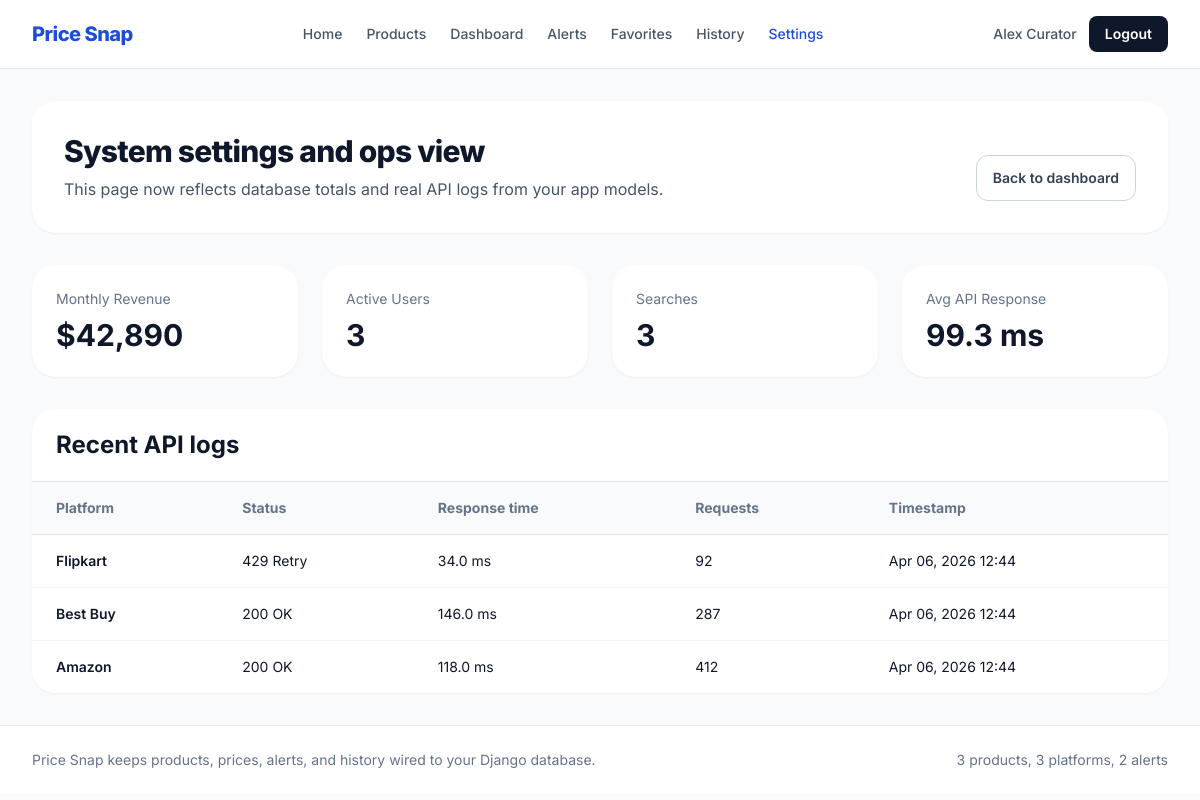
/settings/ (signed in), run on the app's committed database.
### pricesnap/models.py (models this page shows, shortened)
class User(models.Model):
    ROLE_CHOICES = (
        ('user', 'User'),
        ('admin', 'Admin'),
    )
    SUBSCRIPTION_CHOICES = (
        ('Free', 'Free'),
        ('Premium', 'Premium'),
    )
    user_id = models.UUIDField(primary_key=True, default=uuid.uuid4, editable=False)
    name = models.CharField(max_length=100)
    email = models.EmailField(unique=True)
    password_hash = models.TextField()
    role = models.CharField(max_length=10, choices=ROLE_CHOICES, default='user')
    phone_number = models.CharField(max_length=20, blank=True, null=True)
    location = models.CharField(max_length=100, blank=True, null=True)
    subscription_type = models.CharField(max_length=10, choices=SUBSCRIPTION_CHOICES, default='Free')
    account_status = models.BooleanField(default=True)
    created_at = models.DateTimeField(auto_now_add=True)
    last_login = models.DateTimeField(blank=True, null=True)
    class Meta:
        ordering = ['name']

class ApiLog(models.Model):
    log_id = models.UUIDField(primary_key=True, default=uuid.uuid4, editable=False)
    platform = models.ForeignKey(Platform, on_delete=models.CASCADE, related_name='api_logs')
    request_status = models.CharField(max_length=50)
    response_time = models.FloatField(blank=True, null=True)
    error_message = models.TextField(blank=True, null=True)
    request_count = models.IntegerField(blank=True, null=True)
    timestamp = models.DateTimeField(auto_now_add=True)
    class Meta:
        ordering = ['-timestamp']

class Platform(models.Model):
    platform_id = models.UUIDField(primary_key=True, default=uuid.uuid4, editable=False)
    name = models.CharField(max_length=100, unique=True)
    api_endpoint = models.TextField(blank=True, null=True)
    api_key = models.TextField(blank=True, null=True)
    request_limit = models.IntegerField(blank=True, null=True)
    status = models.BooleanField(default=True)
    last_sync = models.DateTimeField(blank=True, null=True)
    platform_type = models.CharField(max_length=100, blank=True, null=True)
    class Meta:
        ordering = ['name']

### pricesnap/views.py (the view)
    def wrapped(request, *args, **kwargs):
        if not get_current_user(request):
            messages.info(request, 'Please login to continue.')
            return redirect('login')
        return view_func(request, *args, **kwargs)

### pricesnap/views.py (called while the page is built)
def common_context(active_page='dashboard'):
    demo_user = ensure_sample_data()
    return {
        'active_page': active_page,
        'demo_user': demo_user,
        'platform_count': Platform.objects.count(),
        'product_count': Product.objects.count(),
        'alert_count': PriceAlert.objects.filter(user=demo_user).count(),
    }

def get_current_user(request):
    user_id = request.session.get('user_id')
    if not user_id:
        return None
    return User.objects.filter(user_id=user_id, account_status=True).first()

def base_context(request, active_page='dashboard'):
    context = common_context(active_page=active_page)
    current_user = get_current_user(request)
    context['current_user'] = current_user
    context['is_authenticated'] = current_user is not None
    if current_user:
        context['alert_count'] = PriceAlert.objects.filter(user=current_user).count()
    return context

def login_required_custom(view_func):
    def wrapped(request, *args, **kwargs):
        if not get_current_user(request):
            messages.info(request, 'Please login to continue.')
            return redirect('login')
        return view_func(request, *args, **kwargs)
    return wrapped

@login_required_custom
def settings_page(request):
    api_logs = ApiLog.objects.select_related('platform')[:6]
    summary = {
        'monthly_revenue': '$42,890',
        'active_users': User.objects.filter(account_status=True).count(),
        'searches': SearchHistory.objects.count(),
        'avg_response': round(ApiLog.objects.aggregate(avg=Avg('response_time'))['avg'] or 0, 1),
    }
    context = {
        **base_context(request, active_page='settings'),
        'page_title': 'Settings',
        'api_logs': api_logs,
        'summary': summary,
    }
    return render(request, 'admin.html', context)

### pricesnap/templates/admin.html
{% extends 'base.html' %}
{% block content %}
<section class="flex flex-col gap-4 rounded-3xl bg-white p-8 shadow-sm lg:flex-row lg:items-end lg:justify-between">
    <div>
        <h1 class="text-3xl font-extrabold tracking-tight">System settings and ops view</h1>
        <p class="mt-2 text-slate-600">This page now reflects database totals and real API logs from your app models.</p>
    </div>
    <a href="{% url 'dashboard' %}" class="rounded-xl border border-slate-300 px-4 py-3 text-sm font-semibold text-slate-700">Back to dashboard</a>
</section>
<section class="mt-8 grid gap-6 md:grid-cols-4">
    <article class="rounded-3xl bg-white p-6 shadow-sm"><p class="text-sm text-slate-500">Monthly Revenue</p><p class="mt-2 text-3xl font-bold">{{ summary.monthly_revenue }}</p></article>
    <article class="rounded-3xl bg-white p-6 shadow-sm"><p class="text-sm text-slate-500">Active Users</p><p class="mt-2 text-3xl font-bold">{{ summary.active_users }}</p></article>
    <article class="rounded-3xl bg-white p-6 shadow-sm"><p class="text-sm text-slate-500">Searches</p><p class="mt-2 text-3xl font-bold">{{ summary.searches }}</p></article>
    <article class="rounded-3xl bg-white p-6 shadow-sm"><p class="text-sm text-slate-500">Avg API Response</p><p class="mt-2 text-3xl font-bold">{{ summary.avg_response }} ms</p></article>
</section>
<section class="mt-8 overflow-hidden rounded-3xl bg-white shadow-sm">
    <div class="border-b border-slate-200 px-6 py-5"><h2 class="text-2xl font-bold">Recent API logs</h2></div>
    <table class="min-w-full divide-y divide-slate-200 text-sm">
        <thead class="bg-slate-50 text-left text-slate-500"><tr><th class="px-6 py-4">Platform</th><th class="px-6 py-4">Status</th><th class="px-6 py-4">Response time</th><th class="px-6 py-4">Requests</th><th class="px-6 py-4">Timestamp</th></tr></thead>
        <tbody class="divide-y divide-slate-100 bg-white">
            {% for log in api_logs %}
            <tr><td class="px-6 py-4 font-semibold text-slate-900">{{ log.platform.name }}</td><td class="px-6 py-4">{{ log.request_status }}</td><td class="px-6 py-4">{{ log.response_time }} ms</td><td class="px-6 py-4">{{ log.request_count|default:0 }}</td><td class="px-6 py-4">{{ log.timestamp|date:'M d, Y H:i' }}</td></tr>
            {% empty %}
            <tr><td colspan="5" class="px-6 py-6 text-slate-500">No API logs available.</td></tr>
            {% endfor %}
        </tbody>
    </table>
</section>
{% endblock %}

### pricesnap/templates/base.html (shortened to what this page needs)
<!DOCTYPE html>
<html lang="en">
<head>
    <script src="https://cdn.tailwindcss.com"></script>
</head>
        <body class="bg-slate-50 text-slate-900 min-h-screen">
            <header class="sticky top-0 z-40 border-b border-slate-200 bg-white/90 backdrop-blur">
                <div class="mx-auto flex max-w-7xl items-center justify-between px-4 py-4 sm:px-6 lg:px-8">
                    <a href="{% url 'home' %}" class="text-xl font-extrabold tracking-tight text-blue-700">Price Snap</a>
            <nav class="hidden items-center gap-6 text-sm font-medium md:flex">
                <a href="{% url 'home' %}" class="{% if active_page == 'home' %}text-blue-700{% else %}text-slate-600{% endif %}">Home</a>
                <a href="{% url 'product_list' %}" class="{% if active_page == 'products' %}text-blue-700{% else %}text-slate-600{% endif %}">Products</a>
                <a href="{% url 'dashboard' %}" class="{% if active_page == 'dashboard' %}text-blue-700{% else %}text-slate-600{% endif %}">Dashboard</a>
                <a href="{% url 'alerts' %}" class="{% if active_page == 'alerts' %}text-blue-700{% else %}text-slate-600{% endif %}">Alerts</a>
                <a href="{% url 'favorites' %}" class="{% if active_page == 'favorites' %}text-blue-700{% else %}text-slate-600{% endif %}">Favorites</a>
                <a href="{% url 'history' %}" class="{% if active_page == 'history' %}text-blue-700{% else %}text-slate-600{% endif %}">History</a>
                <a href="{% url 'settings_page' %}" class="{% if active_page == 'settings' %}text-blue-700{% else %}text-slate-600{% endif %}">Settings</a>
            </nav>
                    {% if is_authenticated %}
                    <div class="flex items-center gap-3">
                        <span class="hidden text-sm font-medium text-slate-600 sm:inline">{{ current_user.name }}</span>
                        <a href="{% url 'logout' %}" class="rounded-lg bg-slate-900 px-4 py-2 text-sm font-semibold text-white">Logout</a>
                    </div>
                    {% else %}
                    <div class="flex items-center gap-3">
                        <a href="{% url 'login' %}" class="text-sm font-semibold text-slate-700">Login</a>
                        <a href="{% url 'signup' %}" class="rounded-lg bg-blue-600 px-4 py-2 text-sm font-semibold text-white">Sign Up</a>
                    </div>
                    {% endif %}
                </div>
            </header>
            <main class="mx-auto max-w-7xl px-4 py-8 sm:px-6 lg:px-8">
                {% block content %}{% endblock %}
            </main>
    <footer class="border-t border-slate-200 bg-white">
        <div class="mx-auto flex max-w-7xl flex-col gap-2 px-4 py-6 text-sm text-slate-500 sm:px-6 lg:px-8 md:flex-row md:items-center md:justify-between">
            <p>Price Snap keeps products, prices, alerts, and history wired to your Django database.</p>
            <p>{{ product_count }} products, {{ platform_count }} platforms, {{ alert_count }} alerts</p>
        </div>
    </footer>
</body>
</html>

### pricesnap/templates/base.html (style rules this page uses)
body { font-family: 'Inter', sans-serif; }

### data on the page
User: name "Alex Curator"
ApiLog: platform.name "Flipkart", request_status "429 Retry", response_time "34.0", request_count "92", timestamp "Apr 06, 2026 12:44"
ApiLog: platform.name "Best Buy", request_status "200 OK", response_time "146.0", request_count "287", timestamp "Apr 06, 2026 12:44"
ApiLog: platform.name "Amazon", request_status "200 OK", response_time "118.0", request_count "412", timestamp "Apr 06, 2026 12:44"

### other printed values
{{ summary.monthly_revenue }} "$42,890"
{{ summary.active_users }} "3"
{{ summary.searches }} "3"
{{ summary.avg_response }} "99.3"
{{ product_count }} "3"
{{ platform_count }} "3"
{{ alert_count }} "2"
